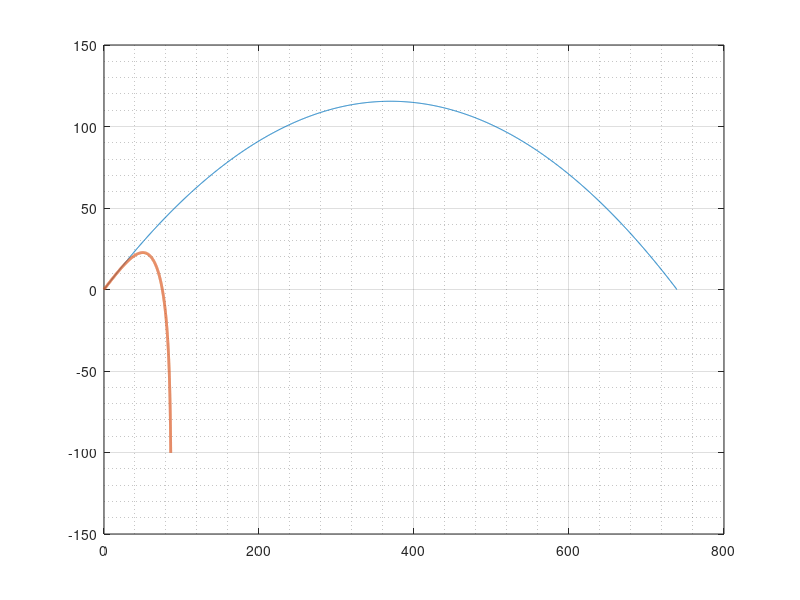

Recreate this plot in MATLAB. (Note: this script raises an error after producing the figure.)
% Thomas Murphy
% 5/1/2023
% Project 2: Hitting a home run, with air resistance
% Phase 2: Adding air resistance (drag) and checking when drag is "off"

clear
clf


% ----- define given information -----

R0 = 446;   % measured HR distance, in ft
v0mph = 112;   % exit velocity, in mph
phi0deg = 32;   % launch angle, in deg

m = 0.1417;    % mass of a baseball, in kg
% from https://www1.grc.nasa.gov/beginners-guide-to-aeronautics/forces-on-a-baseball/


x0 = 0; y0 = 0;  % initial x and y velocitiy
g = 10;   % gravitational constant, N/kg = m/s^2 

% time is in s, distance in m (speed in m/s, etc.)


% ----- set up more variables -----

mph2mps = 5280 * 12 * 2.54 / 100 / 3600;  % mph to m/s conversion
deg2rad = pi()/180;   % degrees to radians
m2ft = 3.281; % m to ft

v0 = v0mph*mph2mps;   % initial speed
phi0 = phi0deg*deg2rad;   % initial angle (in rad)

v0x = v0*cos(phi0);   % x-component of velocity
v0y = v0*sin(phi0);   % y-component of velocity


% ----- compute some useful quantities for the trajectory -----

tH = v0y/g;   % time to reach max. height
tLand = 2*tH;   % time to land (time of flight)

H = tH * v0y/2;   % max. height
R = v0x * tLand;   % range

H_ft = H*m2ft;  % max. height converted to feet
R_ft = R*m2ft;  % range converted to feet


% ---- set up a time array, compute x(t), y(t) analytically -----

tmin = 0; tmax = tLand; % start time, end time, in s
N = 2000;   % intervals

t = linspace(tmin, tmax, 1+N);   % time array, connects x(t) and y(t), in s

xt = x0 + v0x*t;   % analytic, x(t), no drag, ax = 0
yt = y0 + v0y*t - (1/2)*g*t.^2;   % analytic, y(t), no drag, ay = -g


% ----- add numeric solution -----
pair = 1.225; % density of air, in kg/m^3
C = input('Constant: '); % drag coef., between 0.2 and 0.3
A = 0.00426; % cross sectional area of a baseball, in m^2
% found on http://spiff.rit.edu/richmond/baseball/traj/traj.html
k = 0.5*C*pair*A; % constant used in Fdrag

dt = (tmax-tmin)/N; % time interval

y = zeros(1, N+1);   % initialize y(t)

y(1) = y0;   % initialize y(0)
vy = v0y;   % vy(1) = v0y
            
x = zeros(1, N+1);  % initialize x(t)

x(1) = x0;  % initialize x(0)
vx = v0x; % vx(1) = 0

for n = 1:N   % stop at N
    v = (vx^2 + vy^2)^0.5; % speed of the baseball
    
    Fnety = -g*m - k*v*vy;   % net force in y direction, N*m/s^2
    Fnetx = -k*v*vx;  % net force in x direction, N*m/s^2

    ay = Fnety/m;   % y acceleration, m/s^2
    ax = Fnetx/m;   % x acceleration, m/s^2

    y(n+1) = y(n) + vy*dt + (1/2)*ay*dt^2;   % updating height y at time t
    vy = vy + ay*dt;   % updating y velocity at time t
    
    x(n+1) = x(n) + vx*dt + (1/2)*ax*dt^2;  % updating distance x at time t
    vx = vx + ax*dt;    % updating x velocity at time t

end

checkSumy = sum(abs(y-yt))   % compare analytic to numeric, should be 0
checkSumx = sum(abs(x-xt))   % compare analytic to numeric, should be 0

xt = xt*m2ft; yt = yt*m2ft;   % convert analytic to mph
x = x*m2ft; y = y*m2ft;   % convert numeric to mph

plot(xt, yt, x, y, 'LineWidth', 2)  % plotting analytic and numeric functions

grid on; grid minor;

ax = gca; ax.FontSize = 14; ax.GridAlpha = 0.4; ax.MinorGridAlpha = 0.5;
% axis font size, 14 pt

xlabel('x (ft)', 'FontSize', 16)   % xlabel, 16 pt
ylabel('y (ft)', 'FontSize', 16)    % ylabel, 16 pt

title({'ECE 202, Project 2, Phase 2:',...
    'Trajectory of a baseball', ...
    'with drag vs. without drag'}, ...
    'FontSize', 18)   % title, 18 pt

legend({'without drag', sprintf('with drag (C = %g)',C)}, 'FontSize', 16)
% legend, 16 pt

ylim([-2 130])   % add a little space on the bottom, more on top for legend
